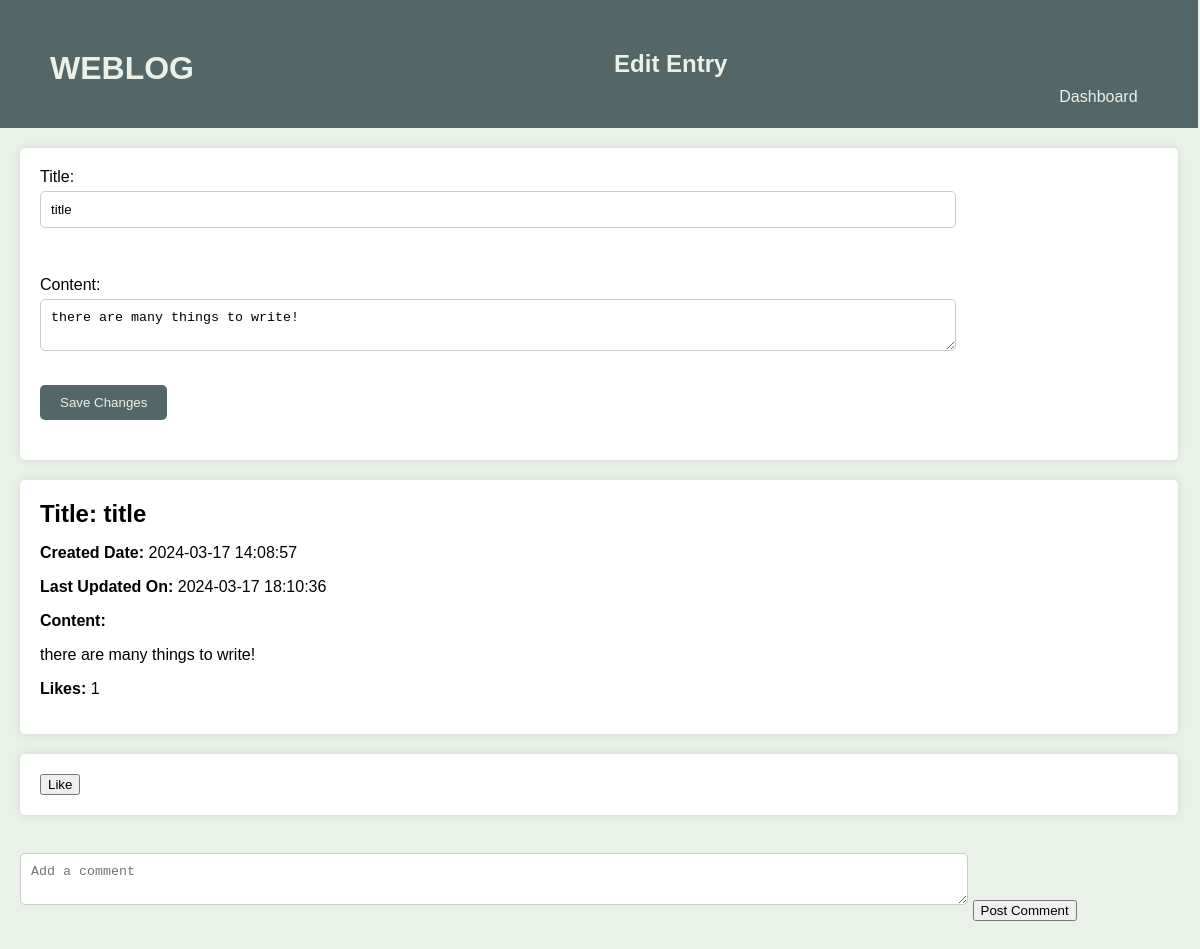
The app's page /public_html/editing.php?entryid=1 (signed in) with its own data.
### tables this page shows
CREATE TABLE `journalentry` (
  `EntryID` int(11) NOT NULL,
  `UserID` int(11) DEFAULT NULL,
  `Title` varchar(255) NOT NULL,
  `Content` text NOT NULL,
  `CreatedAt` timestamp NOT NULL DEFAULT current_timestamp(),
  `UpdatedAt` timestamp NOT NULL DEFAULT current_timestamp() ON UPDATE current_timestamp(),
  `Privacy` enum('Public','Private','SelectedUsers') DEFAULT 'Public',
  `TextFormatting` varchar(100) DEFAULT NULL
);

### public_html/editing.php (the view, shortened to what this page needs)
<?php
require_once "../include/db.php";
$title = $content = $entryid = "";
$title_err = $content_err = "";
if (isset($_GET["entryid"])) {
    $entryid = $_GET["entryid"];
    $sql = "SELECT title, content FROM journalentry WHERE entryid = ?";
    if ($stmt = $conn->prepare($sql)) {
        $stmt->bind_param("i", $entryid);
        if ($stmt->execute()) {
            $stmt->store_result();
            if ($stmt->num_rows == 1) {
                $stmt->bind_result($title, $content);
            } else {
                header("location: dashboard.php");
                exit;
            }
        } else {
            echo "Error executing SQL query: " . $conn->error;
        }
    } else {
        echo "Error preparing SQL statement: " . $conn->error;
    }
}
    $sql = "SELECT je.title, je.content, je.createdat, je.updatedat, COUNT(l.LikeID) AS likes_count
            FROM journalentry je
            LEFT JOIN likes l ON je.entryid = l.entryid
            WHERE je.entryid = ?
            GROUP BY je.entryid";
    if ($stmt = $conn->prepare($sql)) {
        $stmt->bind_param("i", $entryid);
        if ($stmt->execute()) {
            $stmt->store_result();
            if ($stmt->num_rows == 1) {
                $stmt->bind_result($title, $content, $createdat, $updatedat, $likes_count);
            } else {
                header("location: dashboard.php");
                exit;
            }
        } else {
            echo "Error executing SQL query: " . $conn->error;
        }
    } else {
        echo "Error preparing SQL statement: " . $conn->error;
    }
?>
<!DOCTYPE html>
<html lang="en">
<head>
    <link rel="stylesheet" href="../assets/css/editing.css">
</head>
<body>
    <header>
        <h1>WEBLOG</h1>
        <h2>Edit Entry</h2>
        <a href="dashboard.php">Dashboard</a>
    </header>
    <main>
        <section class="edit-entry-form">
            <form action="<?php echo htmlspecialchars($_SERVER["PHP_SELF"]); ?>?entryid=<?php echo htmlspecialchars($entryid); ?>" method="post">
                <div class="form-group <?php echo (!empty($title_err)) ? 'has-error' : ''; ?>">
                    <label>Title:</label>
                    <input type="text" name="title" value="<?php echo htmlspecialchars($title); ?>">
                </div><br>
                <div class="form-group <?php echo (!empty($content_err)) ? 'has-error' : ''; ?>">
                    <label>Content:</label>
                    <textarea name="content"><?php echo htmlspecialchars($content); ?></textarea>
                </div>
                <div class="form-group">
                    <input type="submit" class="btn" value="Save Changes">
                </div>
            </form>
        </section>
        <section class="entry-details">
            <h2>Title: <?php echo htmlspecialchars($title); ?></h2>
            <p><strong>Created Date:</strong> <?php echo htmlspecialchars($createdat); ?></p>
            <p><strong>Last Updated On:</strong> <?php echo htmlspecialchars($updatedat); ?></p>
            <p><strong>Content:</strong></p>
            <p><?php echo nl2br(htmlspecialchars($content)); ?></p>
            <p><strong>Likes:</strong> <?php echo $likes_count; ?></p>
        </section>
        <section class="entry-actions">
            <form action="like_handler.php" method="post">
                <input type="submit" name="like" value="Like">
            </form>
        </section><br>
<form action="comment_handler.php" method="post" class="comment">
    <textarea name="comment" placeholder="Add a comment"></textarea>
    <input type="submit" value="Post Comment">
</form>
    </main>
</body>
</html>

### assets/css/editing.css (style rules this page uses)
body { font-family: Arial, sans-serif; background-color: #EAF1E8; margin: 0; padding: 0; max-width: 99.8%; }
header { background-color: #536769; color: #EAF1E8; padding: 50px; text-align: center; }
h1 { margin: 0; float: left; }
h2 { margin: 0; }
header a { color: #EAF1E8; float: right; padding: 10px; margin: 0; border-radius: 5px; transition: 0.2s; text-decoration: none; }
main { padding: 20px; }
section { background-color: #fff; padding: 20px; margin-bottom: 20px; border-radius: 5px; box-shadow: 0 0 10px rgba(0, 0, 0, 0.1); }
label { display: block; margin-bottom: 5px; }
input[type="text"], textarea { width: 80%; padding: 10px; border: 1px solid #ccc; border-radius: 5px; margin-bottom: 10px; }
.form-group { margin-bottom: 20px; }
.btn { background-color: #536769; color: #EAF1E8; border: none; padding: 10px 20px; border-radius: 5px; cursor: pointer; }
.comment { margin-bottom: 80px; }

### records on screen
journalentry: title "title", content "there are many things to write!", Title "title", CreatedAt "2024-03-17 14:08:57", UpdatedAt "2024-03-17 18:10:36", Content "there are many things to write!"

### other values on screen
$likes_count "1"
